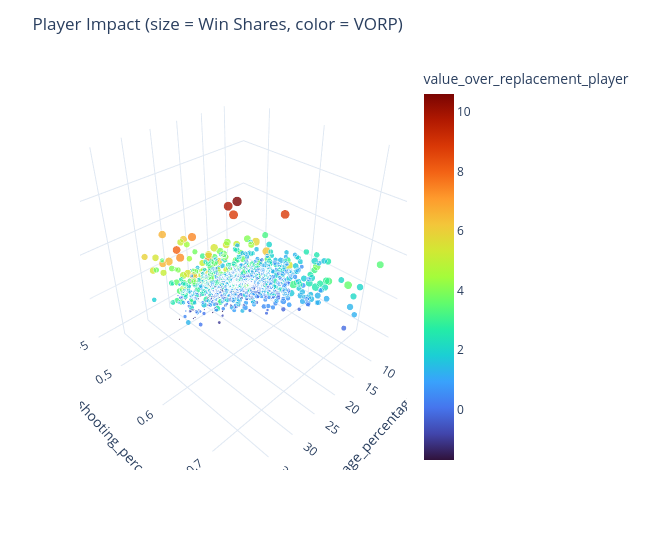

Notebook code for this chart:
### Markdown cell above
<div dir="rtl" style="text-align: right;">

### معرفی ستونها

- **`usage_percentage` — درصد استفاده از مالکیت توپ:** نشان میدهد چه درصدی از مالکیتهای تیم هنگام حضور بازیکن در زمین، با اقدام او برای شوتزدن، از دست دادن توپ یا گرفتن پرتاب آزاد به پایان میرسد. این شاخص میزان مشارکت بازیکن در حمله را نشان میدهد.

- **`true_shooting_percentage` — درصد شوتزنی واقعی:** معیاری برای سنجش کارایی امتیازگیری بازیکن است که شوتهای دوامتیازی، سهامتیازی و پرتابهای آزاد را در نظر میگیرد.

- **`box_plus_minus` — امتیاز تأثیر بازیکن:** تخمینی از تأثیر کلی بازیکن بر عملکرد تیم، به ازای هر ۱۰۰ مالکیت توپ و در مقایسه با میانگین لیگ است. مقدار مثبت معمولاً نشاندهنده تأثیر بهتر از میانگین لیگ است.

- **`value_over_replacement_player` — ارزش بازیکن نسبت به بازیکن جایگزین:** تخمین میزند بازیکن در مقایسه با یک بازیکن جایگزین در سطح پایینتر، چه میزان ارزش اضافی برای تیم ایجاد میکند. مقدار بالاتر معمولاً نشاندهنده ارزش بیشتر است.

- **`win_shares` — بردهای کسبشده:** تخمینی از سهم بازیکن در پیروزیهای تیم است که عملکرد تهاجمی و دفاعی او را در نظر میگیرد.

- **`minutes_played` — مجموع دقایق بازی:** تعداد کل دقایقی که بازیکن در طول فصل در زمین حضور داشته است.

</div>

### Code cell
d = players[players.minutes_played >= 1500].dropna(subset=["usage_percentage", "true_shooting_percentage", "box_plus_minus", "value_over_replacement_player", "win_shares"]).copy()
d["size"] = d.win_shares.clip(lower=0.5)

fig = px.scatter_3d(d, x="usage_percentage", y="true_shooting_percentage", z="box_plus_minus", color="value_over_replacement_player", size="size",
                    size_max=16, hover_name="name", opacity=0.8, color_continuous_scale="Turbo")
fig.update_layout(title="Player Impact (size = Win Shares, color = VORP)", height=550,width=650)
fig.show()

### Figure 1 — Plotly figure (JSON) as saved in the notebook; plotly's stock layout.template omitted (floating-point values rounded to 4 significant figures; data arrays with more than 128 entries replaced by an {"elided": "..."} marker saying what was removed)
{"data": [{"hovertemplate": "<b>%{hovertext}</b><br><br>usage_percentage=%{x}<br>true_shooting_percentage=%{y}<br>box_plus_minus=%{z}<br>size=%{marker.size}<br>value_over_replacement_player=%{marker.color}<extra></extra>", "hovertext": {"elided": "837 str values"}, "legendgroup": "", "marker": {"color": {"elided": "837 float values"}, "coloraxis": "coloraxis", "opacity": 0.8, "size": {"elided": "837 float values"}, "sizemode": "area", "sizeref": 0.06641, "symbol": "circle"}, "mode": "markers", "name": "", "scene": "scene", "showlegend": false, "type": "scatter3d", "x": {"elided": "837 float values"}, "y": {"elided": "837 float values"}, "z": {"elided": "837 float values"}}], "layout": {"coloraxis": {"colorbar": {"title": {"text": "value_over_replacement_player"}}, "colorscale": [[0, "#30123b"], [0.07143, "#4145ab"], [0.1429, "#4675ed"], [0.2143, "#39a2fc"], [0.2857, "#1bcfd4"], [0.3571, "#24eca6"], [0.4286, "#61fc6c"], [0.5, "#a4fc3b"], [0.5714, "#d1e834"], [0.6429, "#f3c63a"], [0.7143, "#fe9b2d"], [0.7857, "#f36315"], [0.8571, "#d93806"], [0.9286, "#b11901"], [1, "#7a0402"]]}, "height": 550, "legend": {"itemsizing": "constant", "tracegroupgap": 0}, "margin": {"t": 60}, "scene": {"domain": {"x": [0, 1], "y": [0, 1]}, "xaxis": {"title": {"text": "usage_percentage"}}, "yaxis": {"title": {"text": "true_shooting_percentage"}}, "zaxis": {"title": {"text": "box_plus_minus"}}}, "title": {"text": "Player Impact (size = Win Shares, color = VORP)"}, "width": 650}}
